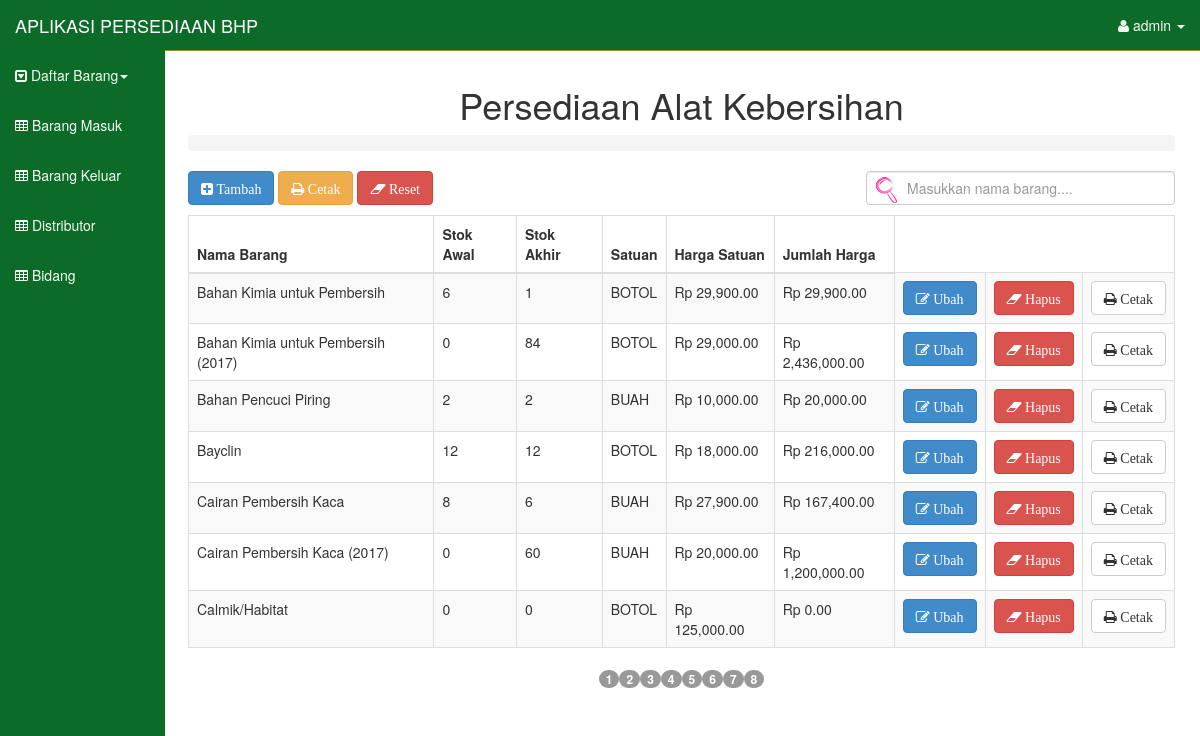
Page /index.php?page=alat_kebersihan (signed in) on the committed database.
### tables this page shows
CREATE TABLE IF NOT EXISTS `databarang` (
  `no` int(10) NOT NULL AUTO_INCREMENT,
  `nama_barang` varchar(500) NOT NULL,
  `stok_awal` float NOT NULL,
  `stok_akhir` float NOT NULL,
  `satuan` varchar(50) NOT NULL,
  `harga_satuan` float NOT NULL,
  `kode` int(10) NOT NULL,
  PRIMARY KEY (`no`),
  KEY `nama_barang` (`nama_barang`)
);

### views/db_alatkebersihan.php (the view, shortened to what this page needs)
 <div class="row">
          <div class="col-lg-12">
            <h1 align="center">Persediaan Alat Kebersihan</h1>
            <ol class="breadcrumb">
            </ol>
          </div>
        </div>
<div class="row">
<div class="form-group">
<div class="col-sm-8">
<a id="t_brg" data-toggle="modal" data-target="#tbrg" class="btn btn-primary"><i class="fa fa-plus-square"> Tambah</i></a>
<a id="t_cetak" data-toggle="modal" data-target="#tcetak" class="btn btn-warning"><i class="fa fa-print"> Cetak</i></a>
<a href="views/reset.php" class="btn btn-danger" onclick="return confirm('Apakah anda yakin untuk mereset semua history barang masuk dan barang keluar ?');"><i class="fa fa-eraser"> Reset</i></a>
</div>
<div class="col-sm-4">
<input type="text" style="background-image: url(pink.png);background-position: 6px 5px;background-repeat: no-repeat;padding: 5px 20px 4px 40px;" class="form-control" id="myInput" onkeyup="myFunction()" placeholder="Masukkan nama barang....">
</div>
</div>
</div>
<p>
<div class="row">
 <div class="col-lg-12">
            <div class="table-responsive">
              <table id="myTable" class="table table-bordered table-hover table-striped tablesorter paginated">
                <thead>
                  <tr>
                    <th>Nama Barang</th>
                    <th>Stok Awal</th>
                    <th>Stok Akhir</th>
                    <th>Satuan</th>
                    <th>Harga Satuan</i></th>
                    <th>Jumlah Harga</i></th>
                  </tr>
                </thead>
                <tbody>
<?php
$sql= mysql_query("select * from databarang where kode=5");
while($data=mysql_fetch_array($sql)){
?>
              <tr>
              <td><?php echo $data['nama_barang'] ?></td>
              <td><?php echo $data['stok_awal'] ?></td>
              <td><?php echo $data['stok_akhir'] ?></td>
              <td><?php echo $data['satuan'] ?></td>
              <td><?php echo 'Rp '.number_format($data['harga_satuan'],2) ?></td>
              <td><?php echo 'Rp '.number_format($data['stok_akhir']*$data['harga_satuan'],2) ?></td>
              <td><a id="edit_brg" data-toggle="modal" data-target="#editbrg" data-nama="<?php echo $data['nama_barang']; ?>" data-stok="<?php echo $data['stok_awal']; ?>" data-sta="<?php echo $data['stok_akhir']; ?>" data-satuan="<?php echo $data['satuan']; ?>" data-hsatuan="<?php echo $data['harga_satuan']; ?>" data-no="<?php echo $data['no']; ?>" class="btn btn-primary"><i class="fa fa-edit"> Ubah</i></a></td>
              <td><a href="?page=delete&id_barang=<?php echo $data['nama_barang'] ?>" class="btn btn-danger"  ><i class="fa fa-eraser" onclick="return confirm('Apakah anda yakin menghapus data ini ?')"; > Hapus</i></a></td>
              <td><a id="c_brg" data-toggle="modal" data-target="#cetak" data-nama="<?php echo $data['nama_barang']?>" class="btn btn-default"><i class="fa fa-print"> Cetak</i></a></td>
              </tr>
<?php
}
?>
                </tbody>
              </table>
            </div>
          </div>
        </div>

### assets/css/sb-admin.css (style rules this page uses)
body { margin-top: 50px; }
table.tablesorter thead { cursor: pointer; }

### index.php (style rules this page uses)
.row { margin-right: -15px !important; margin-left: -17px !important; }

### rows in the picture
databarang: nama_barang "Bahan Kimia untuk Pembersih", stok_awal "6", stok_akhir "1", satuan "BOTOL", harga_satuan "29,900.00", $data['stok_akhir']*$data['harga_satuan'] "29,900.00"
databarang: nama_barang "Bahan Kimia untuk Pembersih (2017)", stok_awal "0", stok_akhir "84", satuan "BOTOL", harga_satuan "29,000.00", $data['stok_akhir']*$data['harga_satuan'] "2,436,000.00"
databarang: nama_barang "Bahan Pencuci Piring", stok_awal "2", stok_akhir "2", satuan "BUAH", harga_satuan "10,000.00", $data['stok_akhir']*$data['harga_satuan'] "20,000.00"
databarang: nama_barang "Bayclin", stok_awal "12", stok_akhir "12", satuan "BOTOL", harga_satuan "18,000.00", $data['stok_akhir']*$data['harga_satuan'] "216,000.00"
databarang: nama_barang "Cairan Pembersih Kaca", stok_awal "8", stok_akhir "6", satuan "BUAH", harga_satuan "27,900.00", $data['stok_akhir']*$data['harga_satuan'] "167,400.00"
databarang: nama_barang "Cairan Pembersih Kaca (2017)", stok_awal "0", stok_akhir "60", satuan "BUAH", harga_satuan "20,000.00", $data['stok_akhir']*$data['harga_satuan'] "1,200,000.00"
databarang: nama_barang "Calmik/Habitat", stok_awal "0", stok_akhir "0", satuan "BOTOL", harga_satuan "125,000.00", $data['stok_akhir']*$data['harga_satuan'] "0.00"

### other values in the picture
$_SESSION['user'] "admin"
